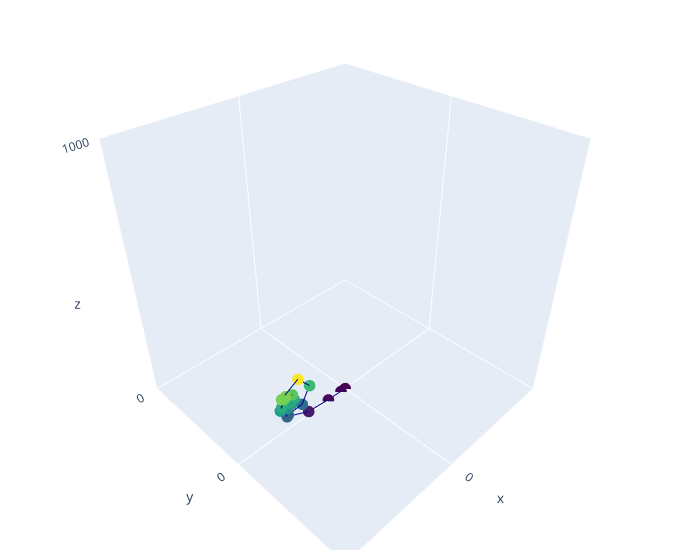

Notebook cell for this chart:
### Code cell
from Earth import Earth
import numpy as np
from cosapp.drivers import RungeKutta, NonLinearSolver
import plotly.graph_objs as go
from cosapp.recorders import DataFrameRecorder

#Time-step
dt = 0.1

#Create System
earth = Earth('earth')

#Add RungeKutta driver
driver = earth.add_driver(RungeKutta(order=4, dt=dt))
driver.time_interval = (0, 20)

#Add NonLinearSolver driver
solver = driver.add_child(NonLinearSolver('solver', factor=1.0))


# Add a recorder to capture time evolution in a dataframe
driver.add_recorder(
    DataFrameRecorder(includes=['Traj.r', 'Rocket.Kin.v', 'Rocket.Kin.a', 'Rocket.Dyn.g.val', 'Rocket.Dyn.m', 'Rocket.Thrust.Fp']),
    period=1,
)

#Initial conditions and constants

driver.set_scenario(
    init = {
        'Traj.r' : np.zeros(3),
        'Rocket.Kin.v' : np.zeros(3),
        'Rocket.Kin.ar' : np.array([0., np.pi/2 + 0.1, 0.]),
        'Rocket.Kin.av' : 0.*np.array([np.pi/20, np.pi/20, 0.]),
        'Rocket.Geom.Mass.m' : 15.
    })


earth.run_drivers()

# Retrieve recorded data
data = driver.recorder.export_data()
data = data.drop(['Section', 'Status', 'Error code'], axis=1)
time = np.asarray(data['time'])
mass = np.array(data['Rocket.Dyn.m'])
traj = np.asarray(data['Traj.r'].tolist())
velo = np.asarray(data['Rocket.Kin.v'].tolist())
acel = np.asarray(data['Rocket.Kin.a'].tolist())
g = np.asarray(data['Rocket.Dyn.g.val'].tolist())
thrust = np.asarray(data['Rocket.Thrust.Fp'].tolist())



#Plot results

x=[]
y=[]
z=[]

for i in range(len(traj)):
    x.append(traj[i][0])
    y.append(traj[i][1])
    z.append(traj[i][2])

fig = go.Figure(data=go.Scatter3d(
    x=x, y=y, z=z,
    marker=dict(
        size=4,
        color=z,
        colorscale='Viridis',
    ),
    line=dict(
        color='darkblue',
        width=2
    )
))


fig.update_layout(
    scene = dict(
        xaxis = dict(nticks=2, range=[-500,500],),
        yaxis = dict(nticks=2, range=[-500,500],),
        zaxis = dict(nticks=2, range=[0,1000],),),
    width=700,
    margin=dict(r=20, l=10, b=10, t=10))


fig.show()

### Figure 1 — Plotly figure (JSON) as saved in the notebook; plotly's stock layout.template omitted (floating-point values rounded to 4 significant figures)
{"data": [{"line": {"color": "darkblue", "width": 2}, "marker": {"color": [0, 0.5333, 3.192, 15.03, 63.41, 159.1, 201.2, 136.9, 72.42, 68.22, 111.6, 151.7, 147.9, 120.5, 110.4, 121.0, 124.2, 108.6, 100.6, 124.6, 160.3], "colorscale": [[0, "#440154"], [0.1111, "#482878"], [0.2222, "#3e4989"], [0.3333, "#31688e"], [0.4444, "#26828e"], [0.5556, "#1f9e89"], [0.6667, "#35b779"], [0.7778, "#6ece58"], [0.8889, "#b5de2b"], [1, "#fde725"]], "size": 4}, "type": "scatter3d", "x": [0, 22.41, 87.42, 185.2, 284.1, 302.1, 226.2, 175.5, 213.1, 278.4, 311.1, 290.7, 254.5, 247.9, 265.1, 272.6, 262.1, 259.9, 281.8, 302.4, 283.5], "y": [0, 0, 0, 0, 0, 0, 0, 0, 0, 0, 0, 0, 0, 0, 0, 0, 0, 0, 0, 0, 0], "z": [0, 0.5333, 3.192, 15.03, 63.41, 159.1, 201.2, 136.9, 72.42, 68.22, 111.6, 151.7, 147.9, 120.5, 110.4, 121.0, 124.2, 108.6, 100.6, 124.6, 160.3]}], "layout": {"margin": {"b": 10, "l": 10, "r": 20, "t": 10}, "scene": {"xaxis": {"nticks": 2, "range": [-500, 500]}, "yaxis": {"nticks": 2, "range": [-500, 500]}, "zaxis": {"nticks": 2, "range": [0, 1000]}}, "width": 700}}
